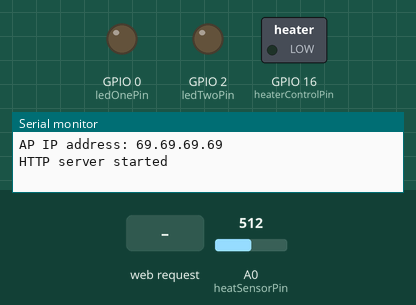
The sketch below on a simulated ESP8266 (NodeMCU). Parts: switched loads named in the sketch (green lamp = pin HIGH), output pins drawn as LEDs (lit = HIGH), the last lines printed to the serial monitor. Inputs (shaded band) come from the test bench; at power-on: A0 (heatSensorPin) = 512.

Above: at 1.2 s.
1.3 s: HTTP request GET /ndv received
At 1.9 s:
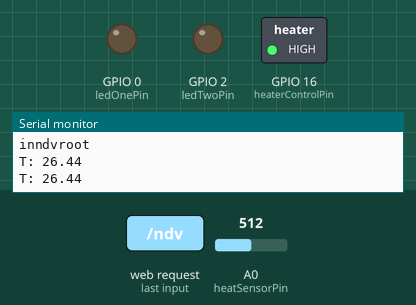
3.0 s: A0 (heatSensorPin) set to 195
4.5 s: A0 (heatSensorPin) set to 165
At 5.5 s:
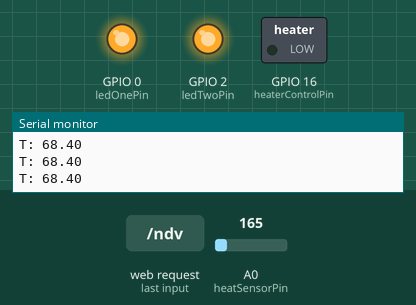
6.0 s: A0 (heatSensorPin) set to 306
At 6.7 s:
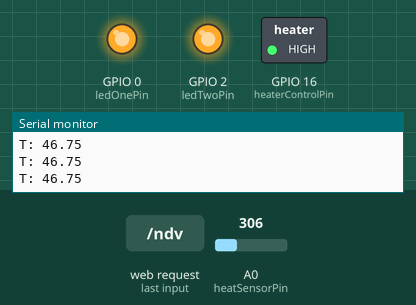
7.5 s: A0 (heatSensorPin) set to 122
At 7.9 s:
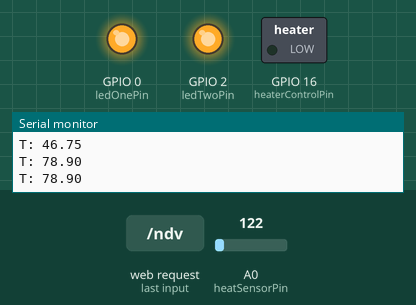
9.0 s: A0 (heatSensorPin) set to 2
10.5 s: A0 (heatSensorPin) set to 0
At 11.6 s:
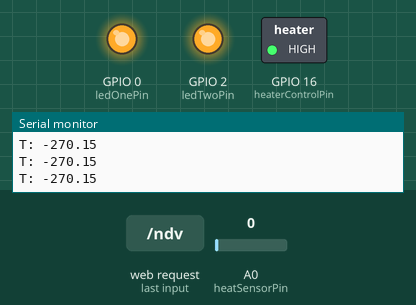
Timing chart, 0 to 13.0 s (numbered marks = the images above; inputs shaded):
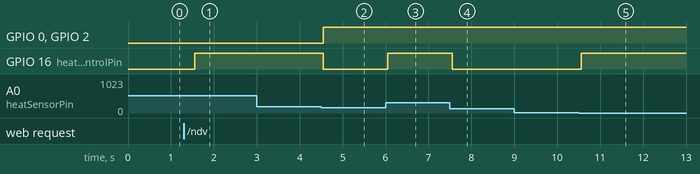

Measured:
- the behaviour switches between 183 and 182 on A0 (heatSensorPin) (found by bisection; images 1 and 2)
- the behaviour switches between 1 and 0 on A0 (heatSensorPin) (found by bisection; images 4 and 5)
- after the input at 1.3 s, GPIO 16 (heaterControlPin): LOW → HIGH after 0.25 s
- after the input at 4.5 s, GPIO 0 (ledOnePin), GPIO 2 (ledTwoPin): LOW → HIGH after 0.05 s; GPIO 16 (heaterControlPin): HIGH → LOW after 0.05 s
- after the input at 6.0 s, GPIO 16 (heaterControlPin): LOW → HIGH after 0.06 s
- after the input at 7.5 s, GPIO 16 (heaterControlPin): HIGH → LOW after 0.06 s
- after the input at 10.5 s, GPIO 16 (heaterControlPin): LOW → HIGH after 0.06 s

The sketch:

PointOfCareEmbedded.ino
```cpp
#include <math.h>
#include <ESP8266WiFi.h>
#include <ESP8266WebServer.h>


// Variable Declarations
const int heatSensorPin = A0;  // Analog input pin that senses Vout
const int heaterControlPin = 16;
const int ledOnePin = 0;
const int ledTwoPin = 2;
//===================================================================================================================
float Vin = 3.3;           // Input voltage
float Vout = 0;            // Vout default value
float Rref = 9900;         // Reference resistor's value in ohms (you can give this value in kiloohms or megaohms - the resistance of the tested resistor will be given in the same units)
float R = 0;               // Tested resistors default value
float Ro = 11080;
float To = 294.15;
float B = 3950;
float T = 0;
//===================================================================================================================

int reactionStartTimeMilli = 0;
int ndvTestTime = 1800000;
int debuggingTestTime = 60000;
int sensorValue = 0;       // sensorPin default value
//===================================================================================================================

//Soft Access Point Variables
IPAddress ip(69, 69, 69, 69);
IPAddress gateway(192, 168, 0, 1);
IPAddress subnet(255, 255, 255, 0);
ESP8266WebServer server(80);
//===================================================================================================================

//Logic Booleans
bool heatOn = false;
bool informedPhone = false;
bool doTest = true;
bool upToTemp = false;

const char* ssid = "NodeET";
const char* password = "123456789";
//===================================================================================================================


void exciteLEDBois(){
  digitalWrite(ledOnePin, HIGH);
  digitalWrite(ledTwoPin, HIGH);
}

void turnOffLEDBois(){
  digitalWrite(ledOnePin, LOW);
  digitalWrite(ledTwoPin, LOW);
}

void tempCheckFunc(){
  if(upToTemp){
    server.send(200, "text/plain", "Chip up to temperature");
  }
  else{
    server.send(204, "text/plain", "WAIT");
  }
}

void fakeNDVFunction(){
  Serial.println("inndvsecond");
  reactionStartTimeMilli = millis();

  while(doTest){
    server.handleClient();
    delay(250);
    doTest = (millis() - reactionStartTimeMilli) < debuggingTestTime; //10s
  }
  doTest = true;
  upToTemp = true;
  Serial.println("Setting Flag!");
  reactionStartTimeMilli = millis();

  while(doTest){
    server.handleClient();
    delay(250);
    doTest = (millis() - reactionStartTimeMilli) < debuggingTestTime; //10s
  }

}


float senseT(){
  sensorValue = analogRead(heatSensorPin);  // Read Vout on analog input pin A0 (Arduino can sense from 0-1023, 1023 is 5V)
  Vout = (Vin * sensorValue) / 1023;    // Convert Vout to volts
  R = Vout*Rref/(Vin-Vout);
  float temp = (log(R/Ro)/B);
  float tempp = temp + (1/To);
  float ret = (1/tempp) - 273.15;

  //Added code to account for DeltaT present in thermistor
  ret = ret+3;
  return ret;
  }


void startNDV(){

  while(doTest){
    //This is to allow the phone to check the temp
    server.handleClient();

    //Sample Rate SORTA
    delay(250);


    T = senseT();
    heatOn = T <=65;
    if(heatOn){
    analogWrite(16,1023);
    }
    else{
    analogWrite(16,0);
      if(!informedPhone){
      reactionStartTimeMilli = millis();
      upToTemp = true;
      exciteLEDBois();
      informedPhone = true;
      }

    //doTest = (millis() - reactionStartTimeMilli) < ndvTestTime;
    doTest = (millis() - reactionStartTimeMilli) < debuggingTestTime;
    //Serial.println(millis() - reactionStartTimeMilli);
    }
    Serial.print("T: ");
    Serial.println(T);
  }
  analogWrite(16,0);
  turnOffLEDBois();
  informedPhone = false;
  upToTemp = false;
  doTest = true;

}

void stopNDV() {
  server.send(200, "text/plain", "this works as well");
  analogWrite(16,0);
  turnOffLEDBois();
  informedPhone = false;
  upToTemp = false;
  doTest = true;
}

void handleNDV(){
  Serial.println("inndvroot");
  server.send(200, "text/plain", "this works as well");
  startNDV();
  //fakeNDVFunction();
}

void setup ()
{
  Serial.begin(9600);      // Initialize serial communications at 9600 bps

  //D0 Heater Control Pin
  pinMode(heaterControlPin, OUTPUT);
  //D4 LED Pin
  pinMode(ledOnePin, OUTPUT);
  //D3 LED Pin
  pinMode(ledTwoPin, OUTPUT);
  //turnOffLEDBois();


  //Wifi Soft AP Setup will start the server and respond to GET requests, must be disconnected from data on phone end.
  WiFi.mode(WIFI_AP_STA);
  WiFi.softAPConfig(ip, gateway, subnet);
  WiFi.softAP(ssid, password);
  IPAddress myIP = WiFi.softAPIP();
  Serial.print("AP IP address: ");
  Serial.println(myIP);

  //SoftAP server routes
  server.on ( "/stopndv", stopNDV );
  server.on ( "/ndv", handleNDV );
  server.on ( "/inline", []() {
    server.send ( 200, "text/plain", "this works as well" );
    } );
  server.on ( "/tempCheck", tempCheckFunc );

  // Start server
  server.begin();
  Serial.println("HTTP server started");
}

void loop ()
{
 server.handleClient(); //Handling of incoming requests
}
```
